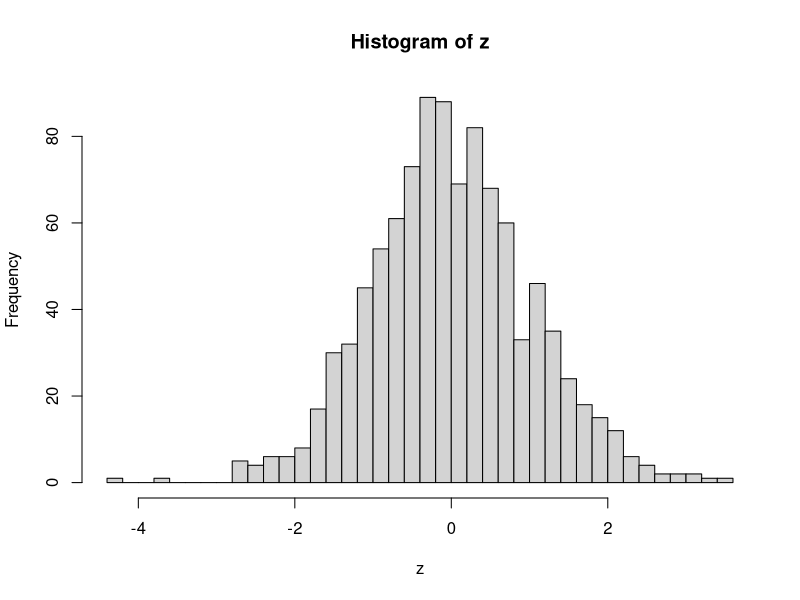

This figure's R source: (Note: this script raises an error after producing the figure.)



drawMixedNormals <- function(ndraws){
  
  draws <- rep(0, ndraws)
  
  for(i in 1:ndraws){
    pick <- sample(c(1,2,3), ndraws, replace=TRUE)
    if(pick == 1){
      draws[i] <- rnorm(ndraws, mean=0, sd=1)
    }
    else if(pick ==2){
      draws[i] <- rnorm(ndraws, mean=0, sd=5)
    }
    else if(pick == 3){
      draws[i] <- rnorm(ndraws, mean=0, sd=10)
    }
    else{
      draws[i] <- rnorm(ndraws, mean=0, sd=1)
    }
  }
  return(draws)
}


M <- 1000
z <- rnorm(M, mean=0, sd=1)
hist(z, breaks=50)

# This increased the variation of the data (thanks to the the new random normals
# that have sd=5 and sd=10)
# THIS LOOKS LIKE A CAUCHY DISTRIBUTION (more like what real data would be,
# NOT THE NICE RANDOM NORMAL, BUT A "mixture of random normals")
x <- drawMixedNormals(M)
hist(x, breaks=50)

























